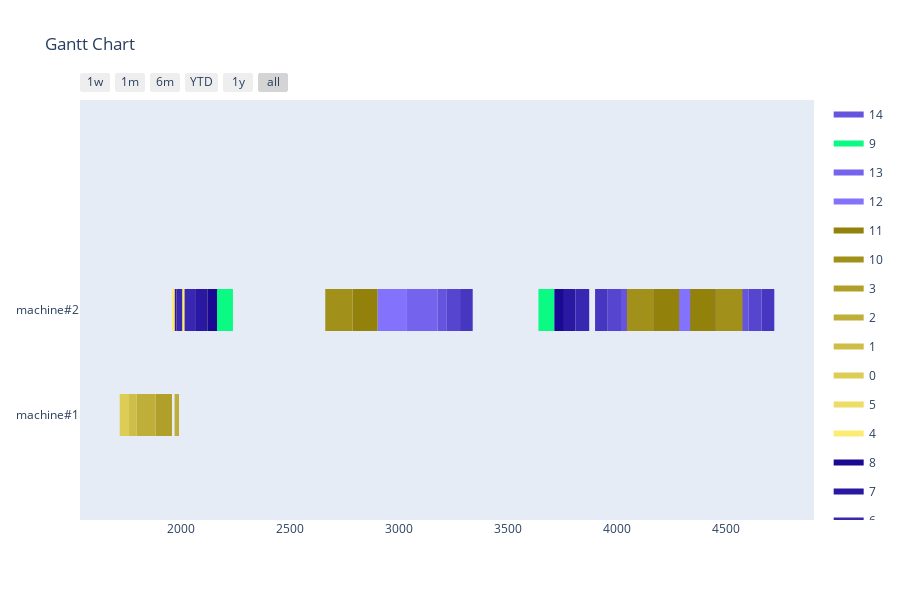

Source (notebook cell):
### Markdown cell above
Greedy

### Code cell
agent = GreedyAgent(env)
simulator = AgentSimulator()
schedule, schedule_count = simulator.simulate(agent, orders_model)
print(f'Scheduled {schedule_count}/{len(orders_model)} Orders')
visualize_schedule(schedule, env)

### Figure 1 — Plotly figure (JSON) as saved in the notebook; plotly's stock layout.template omitted (floating-point values rounded to 4 significant figures)
{"data": [{"fill": "toself", "fillcolor": "rgb(101, 84, 221)", "hoverinfo": "name", "legendgroup": "rgb(101, 84, 221)", "mode": "none", "name": "14", "type": "scatter", "x": [4561, 4604, 4604, 4561, 4561, 4019, 4062, 4062, 4019, 4019, 3176, 3219, 3219, 3176, 3176, 398, 441, 441, 398], "y": [0.8, 0.8, 1.2, 1.2, null, 0.8, 0.8, 1.2, 1.2, null, 0.8, 0.8, 1.2, 1.2, null, 0.8, 0.8, 1.2, 1.2]}, {"fill": "toself", "fillcolor": "rgb(11, 250, 131)", "hoverinfo": "name", "legendgroup": "rgb(11, 250, 131)", "mode": "none", "name": "9", "type": "scatter", "x": [175, 248, 248, 175, 175, 3640, 3713, 3713, 3640, 3640, 2164, 2237, 2237, 2164], "y": [0.8, 0.8, 1.2, 1.2, null, 0.8, 0.8, 1.2, 1.2, null, 0.8, 0.8, 1.2, 1.2]}, {"fill": "toself", "fillcolor": "rgb(116, 99, 236)", "hoverinfo": "name", "legendgroup": "rgb(116, 99, 236)", "mode": "none", "name": "13", "type": "scatter", "x": [4421, 4561, 4561, 4421, 4421, 4062, 4202, 4202, 4062, 4062, 3036, 3176, 3176, 3036, 3036, 441, 581, 581, 441], "y": [0.8, 0.8, 1.2, 1.2, null, 0.8, 0.8, 1.2, 1.2, null, 0.8, 0.8, 1.2, 1.2, null, 0.8, 0.8, 1.2, 1.2]}, {"fill": "toself", "fillcolor": "rgb(131, 114, 251)", "hoverinfo": "name", "legendgroup": "rgb(131, 114, 251)", "mode": "none", "name": "12", "type": "scatter", "x": [4286, 4421, 4421, 4286, 4286, 4202, 4337, 4337, 4202, 4202, 2901, 3036, 3036, 2901, 2901, 581, 716, 716, 581], "y": [0.8, 0.8, 1.2, 1.2, null, 0.8, 0.8, 1.2, 1.2, null, 0.8, 0.8, 1.2, 1.2, null, 0.8, 0.8, 1.2, 1.2]}, {"fill": "toself", "fillcolor": "rgb(146, 129, 10)", "hoverinfo": "name", "legendgroup": "rgb(146, 129, 10)", "mode": "none", "name": "11", "type": "scatter", "x": [4171, 4286, 4286, 4171, 4171, 4337, 4452, 4452, 4337, 4337, 2786, 2901, 2901, 2786, 2786, 716, 831, 831, 716], "y": [0.8, 0.8, 1.2, 1.2, null, 0.8, 0.8, 1.2, 1.2, null, 0.8, 0.8, 1.2, 1.2, null, 0.8, 0.8, 1.2, 1.2]}, {"fill": "toself", "fillcolor": "rgb(161, 144, 25)", "hoverinfo": "name", "legendgroup": "rgb(161, 144, 25)", "mode": "none", "name": "10", "type": "scatter", "x": [4046, 4171, 4171, 4046, 4046, 4452, 4577, 4577, 4452, 4452, 2661, 2786, 2786, 2661, 2661, 831, 956, 956, 831], "y": [0.8, 0.8, 1.2, 1.2, null, 0.8, 0.8, 1.2, 1.2, null, 0.8, 0.8, 1.2, 1.2, null, 0.8, 0.8, 1.2, 1.2]}, {"fill": "toself", "fillcolor": "rgb(176, 159, 40)", "hoverinfo": "name", "legendgroup": "rgb(176, 159, 40)", "mode": "none", "name": "3", "type": "scatter", "x": [89, 164, 164, 89, 89, 273, 348, 348, 273, 273, 1882, 1957, 1957, 1882], "y": [-0.2, -0.2, 0.2, 0.2, null, -0.2, -0.2, 0.2, 0.2, null, -0.2, -0.2, 0.2, 0.2]}, {"fill": "toself", "fillcolor": "rgb(191, 174, 55)", "hoverinfo": "name", "legendgroup": "rgb(191, 174, 55)", "mode": "none", "name": "2", "type": "scatter", "x": [2, 89, 89, 2, 2, 348, 435, 435, 348, 348, 1795, 1882, 1882, 1795], "y": [-0.2, -0.2, 0.2, 0.2, null, -0.2, -0.2, 0.2, 0.2, null, -0.2, -0.2, 0.2, 0.2]}, {"fill": "toself", "fillcolor": "rgb(206, 189, 70)", "hoverinfo": "name", "legendgroup": "rgb(206, 189, 70)", "mode": "none", "name": "1", "type": "scatter", "x": [-33, 2, 2, -33, -33, 435, 470, 470, 435, 435, 1760, 1795, 1795, 1760], "y": [-0.2, -0.2, 0.2, 0.2, null, -0.2, -0.2, 0.2, 0.2, null, -0.2, -0.2, 0.2, 0.2]}, {"fill": "toself", "fillcolor": "rgb(221, 204, 85)", "hoverinfo": "name", "legendgroup": "rgb(221, 204, 85)", "mode": "none", "name": "0", "type": "scatter", "x": [-76, -33, -33, -76, -76, 470, 513, 513, 470, 470, 1717, 1760, 1760, 1717], "y": [-0.2, -0.2, 0.2, 0.2, null, -0.2, -0.2, 0.2, 0.2, null, -0.2, -0.2, 0.2, 0.2]}, {"fill": "toself", "fillcolor": "rgb(237, 220, 101)", "hoverinfo": "name", "legendgroup": "rgb(237, 220, 101)", "mode": "none", "name": "5", "type": "scatter", "x": [247, 342, 342, 247, 247, 95, 190, 190, 95, 95, 2040, 2135, 2135, 2040], "y": [0.8, 0.8, 1.2, 1.2, null, 0.8, 0.8, 1.2, 1.2, null, 0.8, 0.8, 1.2, 1.2]}, {"fill": "toself", "fillcolor": "rgb(252, 235, 116)", "hoverinfo": "name", "legendgroup": "rgb(252, 235, 116)", "mode": "none", "name": "4", "type": "scatter", "x": [164, 247, 247, 164, 164, 190, 273, 273, 190, 190, 1957, 2040, 2040, 1957], "y": [0.8, 0.8, 1.2, 1.2, null, 0.8, 0.8, 1.2, 1.2, null, 0.8, 0.8, 1.2, 1.2]}, {"fill": "toself", "fillcolor": "rgb(26, 9, 146)", "hoverinfo": "name", "legendgroup": "rgb(26, 9, 146)", "mode": "none", "name": "8", "type": "scatter", "x": [131, 175, 175, 131, 131, 3713, 3757, 3757, 3713, 3713, 2120, 2164, 2164, 2120], "y": [0.8, 0.8, 1.2, 1.2, null, 0.8, 0.8, 1.2, 1.2, null, 0.8, 0.8, 1.2, 1.2]}, {"fill": "toself", "fillcolor": "rgb(41, 24, 161)", "hoverinfo": "name", "legendgroup": "rgb(41, 24, 161)", "mode": "none", "name": "7", "type": "scatter", "x": [78, 131, 131, 78, 78, 3757, 3810, 3810, 3757, 3757, 2067, 2120, 2120, 2067], "y": [0.8, 0.8, 1.2, 1.2, null, 0.8, 0.8, 1.2, 1.2, null, 0.8, 0.8, 1.2, 1.2]}, {"fill": "toself", "fillcolor": "rgb(56, 39, 176)", "hoverinfo": "name", "legendgroup": "rgb(56, 39, 176)", "mode": "none", "name": "6", "type": "scatter", "x": [15, 78, 78, 15, 15, 3810, 3873, 3873, 3810, 3810, 2004, 2067, 2067, 2004], "y": [0.8, 0.8, 1.2, 1.2, null, 0.8, 0.8, 1.2, 1.2, null, 0.8, 0.8, 1.2, 1.2]}, {"fill": "toself", "fillcolor": "rgb(71, 54, 191)", "hoverinfo": "name", "legendgroup": "rgb(71, 54, 191)", "mode": "none", "name": "16", "type": "scatter", "x": [4665, 4723, 4723, 4665, 4665, 3900, 3958, 3958, 3900, 3900, 3280, 3338, 3338, 3280, 3280, 279, 337, 337, 279], "y": [0.8, 0.8, 1.2, 1.2, null, 0.8, 0.8, 1.2, 1.2, null, 0.8, 0.8, 1.2, 1.2, null, 0.8, 0.8, 1.2, 1.2]}, {"fill": "toself", "fillcolor": "rgb(86, 69, 206)", "hoverinfo": "name", "legendgroup": "rgb(86, 69, 206)", "mode": "none", "name": "15", "type": "scatter", "x": [4604, 4665, 4665, 4604, 4604, 3958, 4019, 4019, 3958, 3958, 3219, 3280, 3280, 3219, 3219, 337, 398, 398, 337], "y": [0.8, 0.8, 1.2, 1.2, null, 0.8, 0.8, 1.2, 1.2, null, 0.8, 0.8, 1.2, 1.2, null, 0.8, 0.8, 1.2, 1.2]}, {"legendgroup": "rgb(101, 84, 221)", "marker": {"color": "rgb(101, 84, 221)", "opacity": 0, "size": 1}, "mode": "markers", "name": "", "showlegend": false, "text": [null, null, null, null, null, null, null, null], "type": "scatter", "x": [4561, 4604, 4019, 4062, 3176, 3219, 398, 441], "y": [1, 1, 1, 1, 1, 1, 1, 1]}, {"legendgroup": "rgb(11, 250, 131)", "marker": {"color": "rgb(11, 250, 131)", "opacity": 0, "size": 1}, "mode": "markers", "name": "", "showlegend": false, "text": [null, null, null, null, null, null], "type": "scatter", "x": [175, 248, 3640, 3713, 2164, 2237], "y": [1, 1, 1, 1, 1, 1]}, {"legendgroup": "rgb(116, 99, 236)", "marker": {"color": "rgb(116, 99, 236)", "opacity": 0, "size": 1}, "mode": "markers", "name": "", "showlegend": false, "text": [null, null, null, null, null, null, null, null], "type": "scatter", "x": [4421, 4561, 4062, 4202, 3036, 3176, 441, 581], "y": [1, 1, 1, 1, 1, 1, 1, 1]}, {"legendgroup": "rgb(131, 114, 251)", "marker": {"color": "rgb(131, 114, 251)", "opacity": 0, "size": 1}, "mode": "markers", "name": "", "showlegend": false, "text": [null, null, null, null, null, null, null, null], "type": "scatter", "x": [4286, 4421, 4202, 4337, 2901, 3036, 581, 716], "y": [1, 1, 1, 1, 1, 1, 1, 1]}, {"legendgroup": "rgb(146, 129, 10)", "marker": {"color": "rgb(146, 129, 10)", "opacity": 0, "size": 1}, "mode": "markers", "name": "", "showlegend": false, "text": [null, null, null, null, null, null, null, null], "type": "scatter", "x": [4171, 4286, 4337, 4452, 2786, 2901, 716, 831], "y": [1, 1, 1, 1, 1, 1, 1, 1]}, {"legendgroup": "rgb(161, 144, 25)", "marker": {"color": "rgb(161, 144, 25)", "opacity": 0, "size": 1}, "mode": "markers", "name": "", "showlegend": false, "text": [null, null, null, null, null, null, null, null], "type": "scatter", "x": [4046, 4171, 4452, 4577, 2661, 2786, 831, 956], "y": [1, 1, 1, 1, 1, 1, 1, 1]}, {"legendgroup": "rgb(176, 159, 40)", "marker": {"color": "rgb(176, 159, 40)", "opacity": 0, "size": 1}, "mode": "markers", "name": "", "showlegend": false, "text": [null, null, null, null, null, null], "type": "scatter", "x": [89, 164, 273, 348, 1882, 1957], "y": [0, 0, 0, 0, 0, 0]}, {"legendgroup": "rgb(191, 174, 55)", "marker": {"color": "rgb(191, 174, 55)", "opacity": 0, "size": 1}, "mode": "markers", "name": "", "showlegend": false, "text": [null, null, null, null, null, null], "type": "scatter", "x": [2, 89, 348, 435, 1795, 1882], "y": [0, 0, 0, 0, 0, 0]}, {"legendgroup": "rgb(206, 189, 70)", "marker": {"color": "rgb(206, 189, 70)", "opacity": 0, "size": 1}, "mode": "markers", "name": "", "showlegend": false, "text": [null, null, null, null, null, null], "type": "scatter", "x": [-33, 2, 435, 470, 1760, 1795], "y": [0, 0, 0, 0, 0, 0]}, {"legendgroup": "rgb(221, 204, 85)", "marker": {"color": "rgb(221, 204, 85)", "opacity": 0, "size": 1}, "mode": "markers", "name": "", "showlegend": false, "text": [null, null, null, null, null, null], "type": "scatter", "x": [-76, -33, 470, 513, 1717, 1760], "y": [0, 0, 0, 0, 0, 0]}, {"legendgroup": "rgb(237, 220, 101)", "marker": {"color": "rgb(237, 220, 101)", "opacity": 0, "size": 1}, "mode": "markers", "name": "", "showlegend": false, "text": [null, null, null, null, null, null], "type": "scatter", "x": [247, 342, 95, 190, 2040, 2135], "y": [1, 1, 1, 1, 1, 1]}, {"legendgroup": "rgb(252, 235, 116)", "marker": {"color": "rgb(252, 235, 116)", "opacity": 0, "size": 1}, "mode": "markers", "name": "", "showlegend": false, "text": [null, null, null, null, null, null], "type": "scatter", "x": [164, 247, 190, 273, 1957, 2040], "y": [1, 1, 1, 1, 1, 1]}, {"legendgroup": "rgb(26, 9, 146)", "marker": {"color": "rgb(26, 9, 146)", "opacity": 0, "size": 1}, "mode": "markers", "name": "", "showlegend": false, "text": [null, null, null, null, null, null], "type": "scatter", "x": [131, 175, 3713, 3757, 2120, 2164], "y": [1, 1, 1, 1, 1, 1]}, {"legendgroup": "rgb(41, 24, 161)", "marker": {"color": "rgb(41, 24, 161)", "opacity": 0, "size": 1}, "mode": "markers", "name": "", "showlegend": false, "text": [null, null, null, null, null, null], "type": "scatter", "x": [78, 131, 3757, 3810, 2067, 2120], "y": [1, 1, 1, 1, 1, 1]}, {"legendgroup": "rgb(56, 39, 176)", "marker": {"color": "rgb(56, 39, 176)", "opacity": 0, "size": 1}, "mode": "markers", "name": "", "showlegend": false, "text": [null, null, null, null, null, null], "type": "scatter", "x": [15, 78, 3810, 3873, 2004, 2067], "y": [1, 1, 1, 1, 1, 1]}, {"legendgroup": "rgb(71, 54, 191)", "marker": {"color": "rgb(71, 54, 191)", "opacity": 0, "size": 1}, "mode": "markers", "name": "", "showlegend": false, "text": [null, null, null, null, null, null, null, null], "type": "scatter", "x": [4665, 4723, 3900, 3958, 3280, 3338, 279, 337], "y": [1, 1, 1, 1, 1, 1, 1, 1]}, {"legendgroup": "rgb(86, 69, 206)", "marker": {"color": "rgb(86, 69, 206)", "opacity": 0, "size": 1}, "mode": "markers", "name": "", "showlegend": false, "text": [null, null, null, null, null, null, null, null], "type": "scatter", "x": [4604, 4665, 3958, 4019, 3219, 3280, 337, 398], "y": [1, 1, 1, 1, 1, 1, 1, 1]}], "layout": {"height": 600, "hovermode": "closest", "showlegend": true, "title": {"text": "Gantt Chart"}, "xaxis": {"rangeselector": {"buttons": [{"count": 7, "label": "1w", "step": "day", "stepmode": "backward"}, {"count": 1, "label": "1m", "step": "month", "stepmode": "backward"}, {"count": 6, "label": "6m", "step": "month", "stepmode": "backward"}, {"count": 1, "label": "YTD", "step": "year", "stepmode": "todate"}, {"count": 1, "label": "1y", "step": "year", "stepmode": "backward"}, {"step": "all"}]}, "showgrid": false, "type": "date", "zeroline": false}, "yaxis": {"autorange": false, "range": [-1, 3], "showgrid": false, "ticktext": ["machine#1", "machine#2"], "tickvals": [0, 1], "zeroline": false}}}
